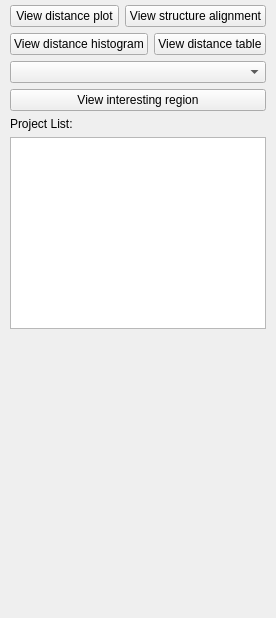
            <widget class="QWidget" name="results_page">
             <layout class="QVBoxLayout" name="verticalLayout_12">
              <property name="leftMargin">
               <number>10</number>
              </property>
              <property name="topMargin">
               <number>5</number>
              </property>
              <property name="rightMargin">
               <number>10</number>
              </property>
              <property name="bottomMargin">
               <number>5</number>
              </property>
              <item>
               <layout class="QHBoxLayout" name="horizontalLayout_10">
                <item>
                 <widget class="QPushButton" name="btn_view_distance_plot">
                  <property name="text">
                   <string>View distance plot</string>
                  </property>
                 </widget>
                </item>
                <item>
                 <widget class="QPushButton" name="btn_view_struct_alignment">
                  <property name="text">
                   <string>View structure alignment</string>
                  </property>
                 </widget>
                </item>
               </layout>
              </item>
              <item>
               <layout class="QHBoxLayout" name="horizontalLayout_11">
                <item>
                 <widget class="QPushButton" name="btn_view_distance_histogram">
                  <property name="text">
                   <string>View distance histogram</string>
                  </property>
                 </widget>
                </item>
                <item>
                 <widget class="QPushButton" name="btn_view_distance_table">
                  <property name="text">
                   <string>View distance table</string>
                  </property>
                 </widget>
                </item>
               </layout>
              </item>
              <item>
               <layout class="QVBoxLayout" name="verticalLayout_10">
                <item>
                 <widget class="QComboBox" name="cb_interesting_regions"/>
                </item>
                <item>
                 <widget class="QPushButton" name="btn_view_interesting_region">
                  <property name="text">
                   <string>View interesting region</string>
                  </property>
                 </widget>
                </item>
               </layout>
              </item>
              <item>
               <layout class="QVBoxLayout" name="verticalLayout_9">
                <item>
                 <widget class="QLabel" name="label_9">
                  <property name="text">
                   <string>Project List:</string>
                  </property>
                 </widget>
                </item>
                <item>
                 <widget class="QListWidget" name="project_list"/>
                </item>
               </layout>
              </item>
              <item>
               <spacer name="verticalSpacer_4">
                <property name="orientation">
                 <enum>Qt::Vertical</enum>
                </property>
                <property name="sizeHint" stdset="0">
                 <size>
                  <width>20</width>
                  <height>284</height>
                 </size>
                </property>
               </spacer>
              </item>
             </layout>
            </widget>
